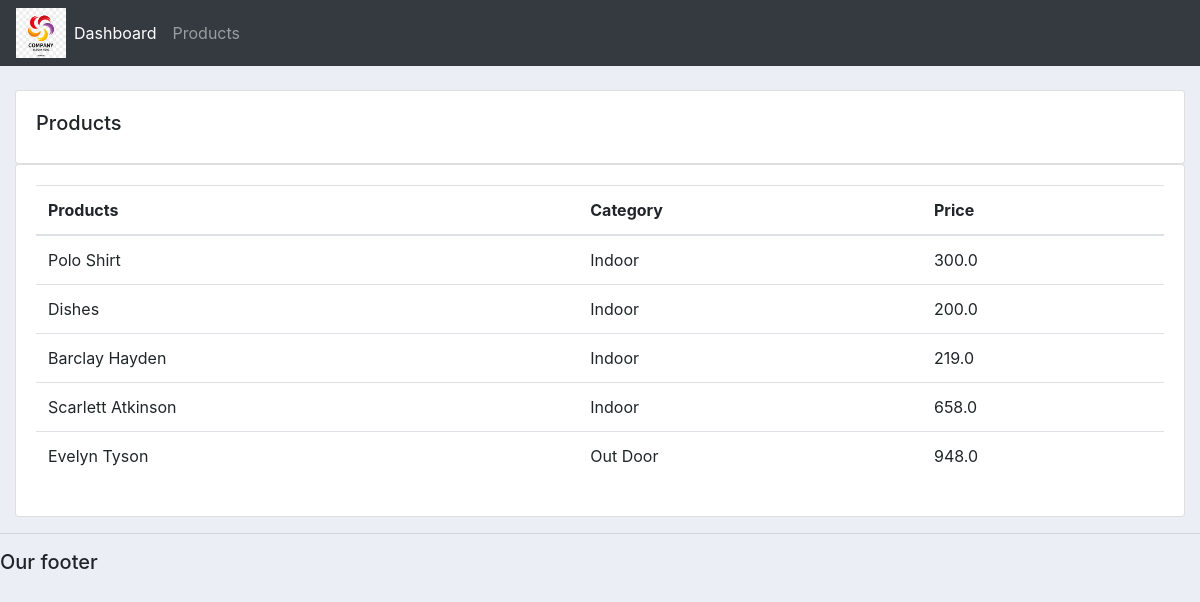
Screenshot of /products/ with the database file from the repository.
### accounts/models.py (models this page shows, shortened)
class Product(models.Model):
    CATEGORY = (
        ('Indoor', 'Indoor'),
        ('Out Door', 'Out Door'),
    )
    name = models.CharField(max_length=200, null=True)
    price = models.FloatField()
    category =models.CharField(max_length=200, null=True, choices=CATEGORY)
    description = models.TextField(max_length=200, null=True)
    tags = models.ManyToManyField(Tag)
    created_at = models.DateTimeField(auto_now_add=True)

### accounts/views.py (the view)
# urls.py: path('products/', products, name='products'),
def products(request):
    products = Product.objects.all()
    return render(request, 'accounts/products.html', {'products': products})

### accounts/templates/accounts/products.html
{%  extends 'accounts/main.html' %}
{% block content %}
	<br>
	<div class="row">
		<div class="col-md">
			<div class="card card-body">
				<h5>Products</h5>
			</div>
			<div class="card card-body">
				<table class="table">
					  <thead>
 						   <tr>
      							<th scope="col">Products</th>
      							<th scope="col">Category</th>
      							<th scope="col">Price</th>
						   </tr>
					  </thead>
					<tbody>
					{% for product in products %}
						<tr>
							<td>{{product.name}}</td>
							<td>{{product.category}}</td>
							<td>{{product.price}}</td>
						</tr>
					{% endfor %}
					</tbody>
				</table>
			</div>
		</div>
	</div>
{% endblock content %}

### static/css/main.css (style rules this page uses)
body { background-color: #ebeff5; }

### rows the page displays
Product: name "Polo Shirt", category "Indoor", price "300.0"
Product: name "Dishes", category "Indoor", price "200.0"
Product: name "Barclay Hayden", category "Indoor", price "219.0"
Product: name "Scarlett Atkinson", category "Indoor", price "658.0"
Product: name "Evelyn Tyson", category "Out Door", price "948.0"
